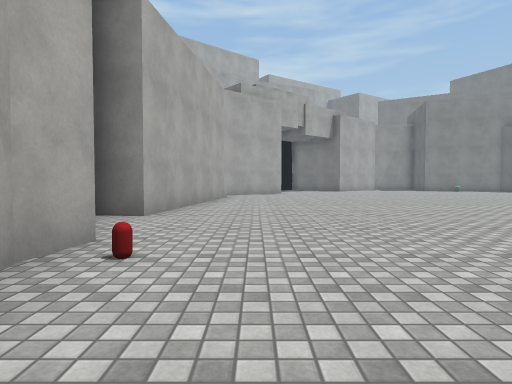
view 1 (above)

17 first-person views from a walk through a scene from a Unity 3-D project. The camera is 1.2 m above the floor, tilts 2° down and sees 75° across. The floor is counted in squares, 2 m on a side. Each view is taken from the middle of a square. On the plan, view 1 faces up. The plan holds only what a view shows up to about 10 squares ahead; the rest is blank. The place goes on beyond the plan. Surface patterns are stand-ins for the level's own textures.

view 2
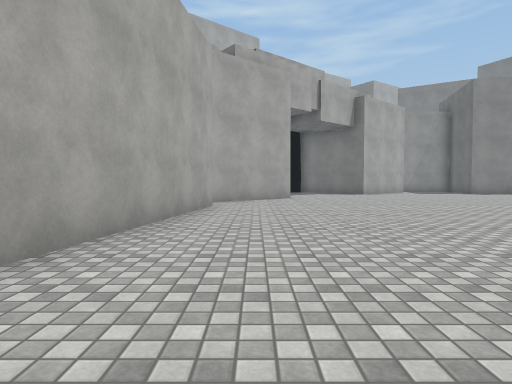

view 3
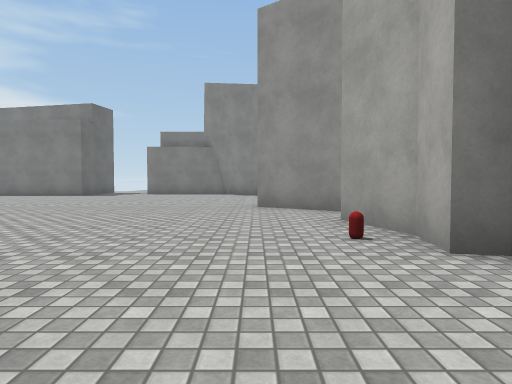

view 4
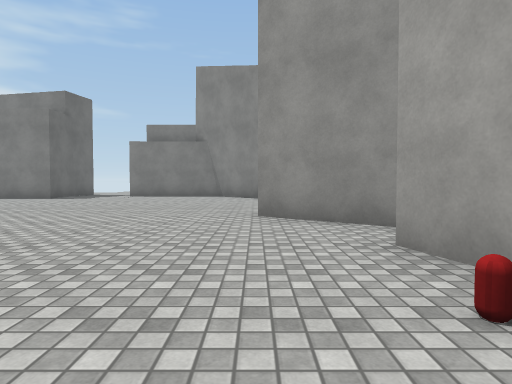

view 5
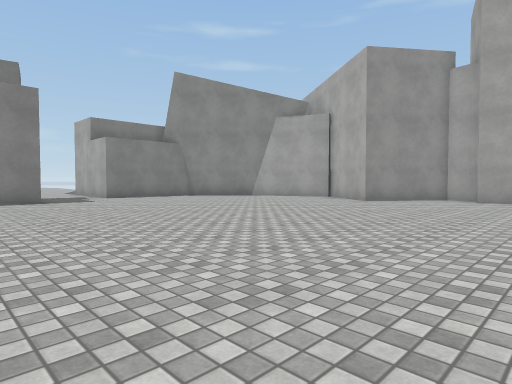

view 6
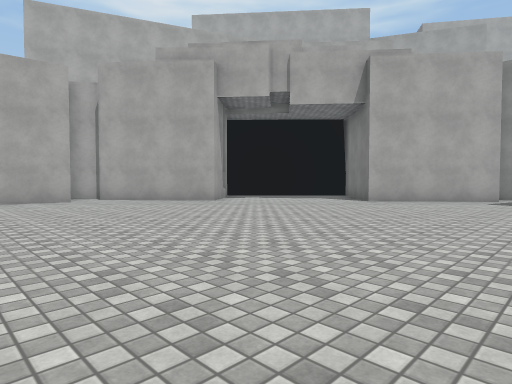

view 7
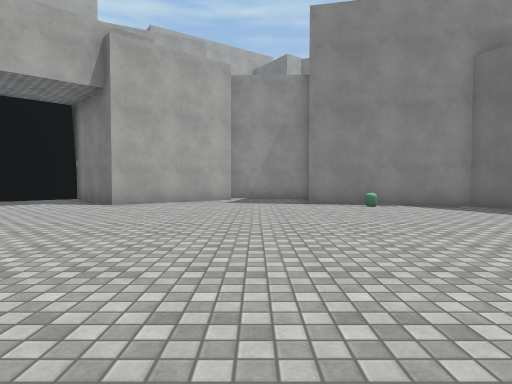

view 8
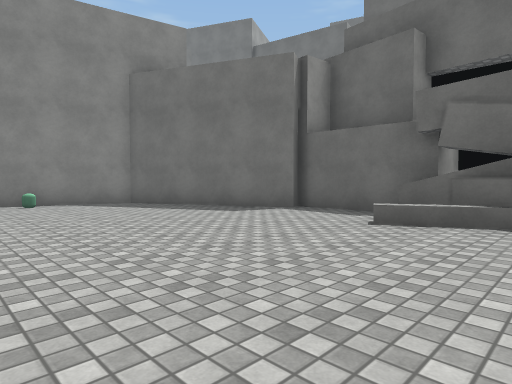

view 9
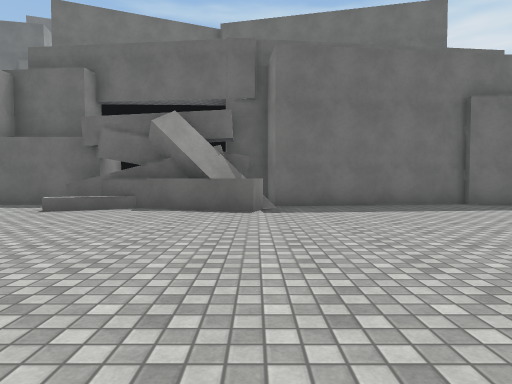

view 10
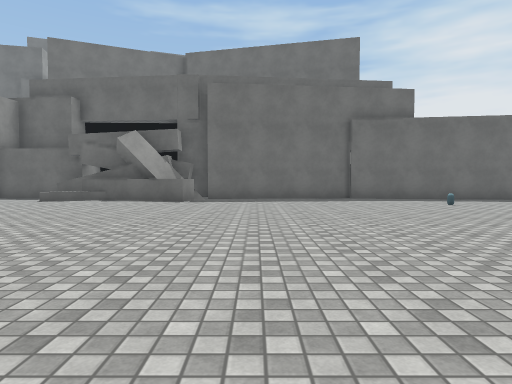

view 11
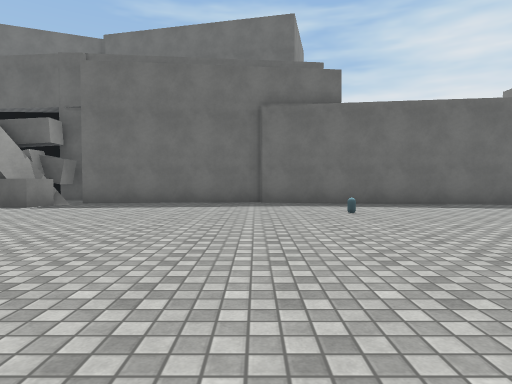

view 12
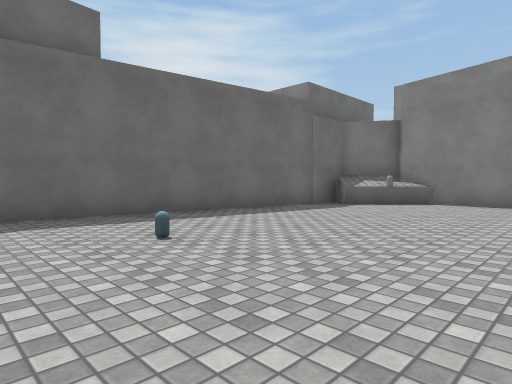

view 13
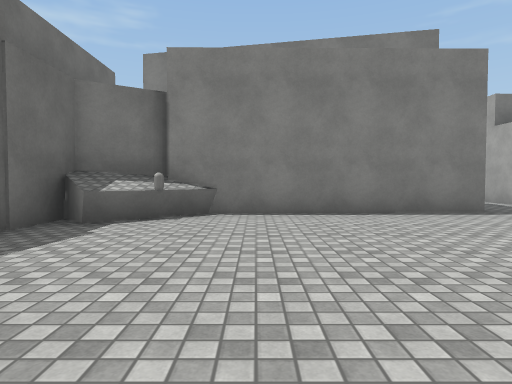

view 14
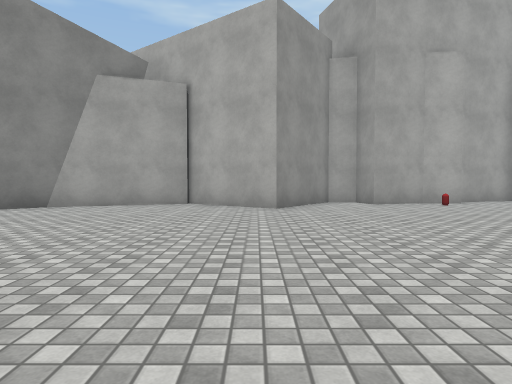

view 15
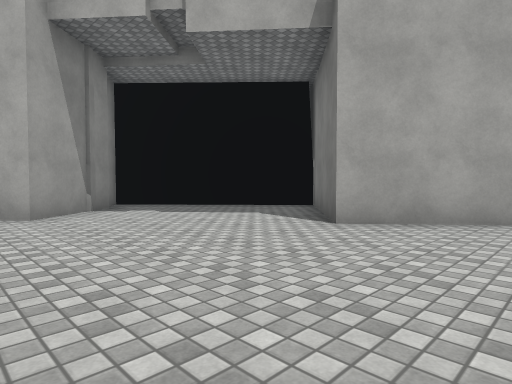

view 16
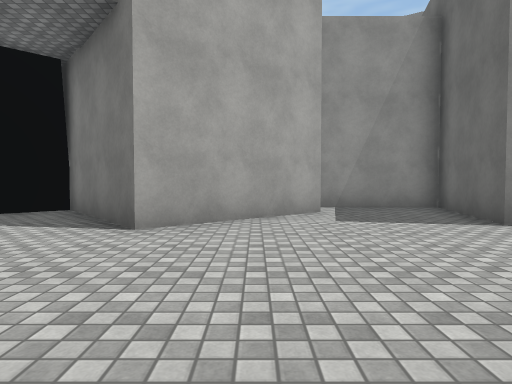

view 17
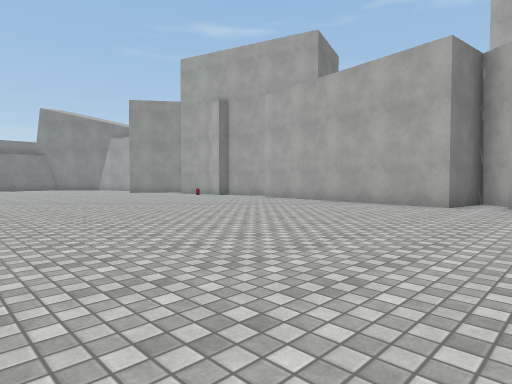

### Floor plan
Points are (right, up) in squares from view 1. A wall is a line through its corners. A room is listed if a view was taken in it or the views show most of it. See-through windows are left out.
Room 1 (views 1, 2, 3, 4, 5, 6, 7, 8, 9, 10, 11, 12, 13, 14, 15, 16, 17)
walls: (14.1, 6.8) (13.3, 7) (14.3, 10); (14.4, 7.3) (14, 8.1) (14.5, 8.6) (14.4, 9.6); (-2.1, 3.4) (-1.6, 3.3) (-1.7, 2.4) (-1.3, 0.9) (-2, 0.7) (-2.1, 0) (0, -1.6) (-1.5, -3.6) (-0.5, -6.5) (0.3, -7.3); (14.9, 7.2) (14.9, 7.7); (14.3, 10.3) (14.2, 11.2); (14.8, 9.7) (14.8, 10.2); (15.3, 1.8) (14.7, 6.5); (15.2, 10.8) (15.1, 13.6); (-2.7, 12.1) (-1, 11.9) (-1.9, 5.6) (-2.8, 5.7) (-2.1, 3.6); (14.9, 13.5) (12.9, 17.6) (9.3, 18.5) (10, 21.3) (8.9, 21.3); (-0.3, 16.8) (1.1, 15.1) (-1.7, 12.8); (6.8, -7.1) (12.7, -7); (14, -5) (15, 1.9); (7.3, 20.4) (4.5, 18) (2.2, 20.7) (-1.3, 17.4) (0.3, 16.3); (12.7, -7.3) (14, -6.5) (14, -4.9)
low walls: (11.7, -7) (12.4, -6.4)
objects: other object (-1, 3); other object (12, 0); other object (13, -6)

Where each view was taken, in squares from view 1:
view 1: 0 up, 0 right, facing up
view 2: 4 up, 0 right, facing up
view 3: 6 up, 0 right, facing down
view 4: 4 up, 0 right, facing down
view 5: 3 up, 9 right, facing down-left
view 6: 9 up, 9 right, facing up-left
view 7: 10 up, 8 right, facing up
view 8: 9 up, 9 right, facing up-right
view 9: 7 up, 7 right, facing right
view 10: 5 up, 4 right, facing right
view 11: 2 up, 6 right, facing right
view 12: 2 up, 9 right, facing down-right
view 13: 1 down, 11 right, facing down
view 14: 2 down, 7 right, facing left
view 15: 14 up, 7 right, facing up-left
view 16: 14 up, 6 right, facing up
view 17: 14 up, 7 right, facing down-left
